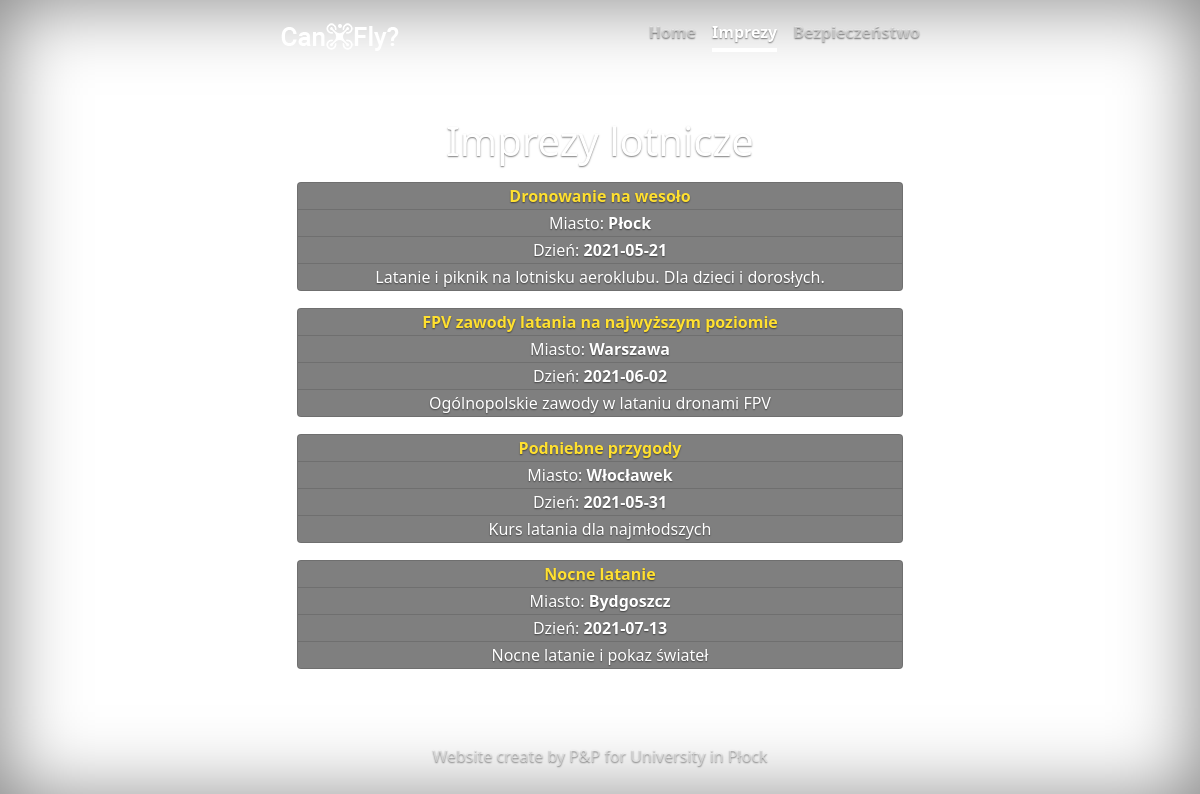
The app's page /party.php with its own data.
### tables this page shows
CREATE TABLE `imprezy` (
  `ID` int(50) NOT NULL,
  `Nazwa` varchar(255) NOT NULL,
  `Miasto` varchar(255) NOT NULL,
  `Data` date NOT NULL,
  `Opis` varchar(255) NOT NULL
);

### party.php (the view, shortened to what this page needs)
<?php
    require 'head.php';
?>
<header class="mb-auto">
  <div>
    <a class="navbar-brand float-md-start mb-0" href="#">
      <img alt="Brand" src="images/CanIFly-logo1.png">
    </a>
    <nav class="nav nav-masthead justify-content-center float-md-end">
      <a class="nav-link" href="index.php">Home</a>
      <a class="nav-link active" aria-current="page" href="party.php">Imprezy</a>
      <a class="nav-link" href="safe.php">Bezpieczeństwo</a>
    </nav>
  </div>
</header>
<main class="px-3">
  <h1>Imprezy lotnicze</h1>
  <p class="lead">
    <?php
      $servername = "localhost";
      $username = "root";
      $password = "";
      $dbname = "drony";
      $conn = new mysqli($servername, $username, $password, $dbname);
      $query = mysqli_query($conn,"SELECT * FROM imprezy");
      while($row = mysqli_fetch_array($query)){
        echo  '<ul class="list-group party-ul">'
              .'<li class="list-group-item"><span style="color: #ffe030;"><b>'.$row['Nazwa'].'</b></span></li>'
              .'<li class="list-group-item">Miasto: <b>'.$row['Miasto'].'</b></li>'
              .'<li class="list-group-item">Dzień: <b>'.$row['Data'].'</b></li>'
              .'<li class="list-group-item">'.$row['Opis'].'</li>'
              .'</ul>';
      }
    ?>
  </p>
</main>
<?php
    require 'footer.php';
?>

### head.php (shortened to what this page needs)
<!doctype html>
<html lang="pl" class="h-100">
  <head>
    <link href="https://cdn.jsdelivr.net/npm/bootstrap@5.0.0-beta3/dist/css/bootstrap.min.css" rel="stylesheet">
    <link rel="stylesheet" href="styles/cover.css">
    <link rel="stylesheet" href="styles/weather.css">
    <link rel="stylesheet" href="styles/css.css">
  </head>
  <body class="d-flex h-100 text-center text-white">
    <div class="cover-container d-flex w-100 h-100 p-3 mx-auto flex-column">

### footer.php
      <footer class="mt-auto text-white-50">
        <p>Website create by P&P for University in Płock</p>
      </footer>
    </div>
  </body>
</html>

### styles/cover.css (style rules this page uses)
body { text-shadow: 0 .05rem .1rem rgba(0, 0, 0, .5); box-shadow: inset 0 0 5rem rgba(0, 0, 0, .5); background-image: url("../images/bg_dark.jpg"); background-size: cover; background-repeat: no-repeat; background-attachment: fixed; background-position: center; }
.cover-container { max-width: 42em; }
.nav-masthead .nav-link { padding: .25rem 0; font-weight: 700; color: rgba(255, 255, 255, .5); background-color: transparent; border-bottom: .25rem solid transparent; }
.nav-masthead .nav-link + .nav-link { margin-left: 1rem; }
.nav-masthead .active { color: #fff; border-bottom-color: #fff; }

### styles/css.css (style rules this page uses)
.party-ul { border: 1px solid #fff; width: 100%; margin-top: 15px; }
.party-ul li { background-color: rgba(0, 0, 0, 0.5); color: #fff; width: 100%; padding: 1px; }

### records on screen
imprezy: Nazwa "Dronowanie na wesoło", Miasto "Płock", Data "2021-05-21", Opis "Latanie i piknik na lotnisku aeroklubu. Dla dzieci i dorosłych."
imprezy: Nazwa "FPV zawody latania na najwyższym poziomie", Miasto "Warszawa", Data "2021-06-02", Opis "Ogólnopolskie zawody w lataniu dronami FPV"
imprezy: Nazwa "Podniebne przygody", Miasto "Włocławek", Data "2021-05-31", Opis "Kurs latania dla najmłodszych"
imprezy: Nazwa "Nocne latanie", Miasto "Bydgoszcz", Data "2021-07-13", Opis "Nocne latanie i pokaz świateł"
